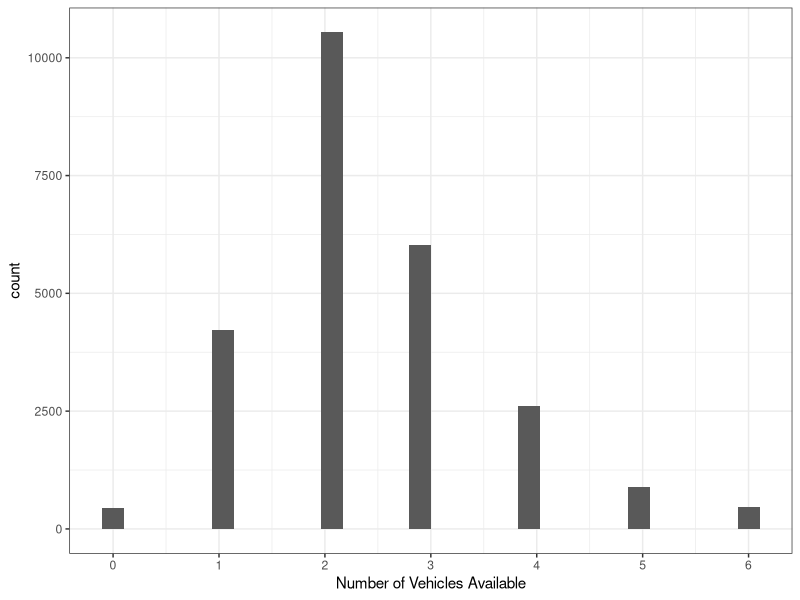
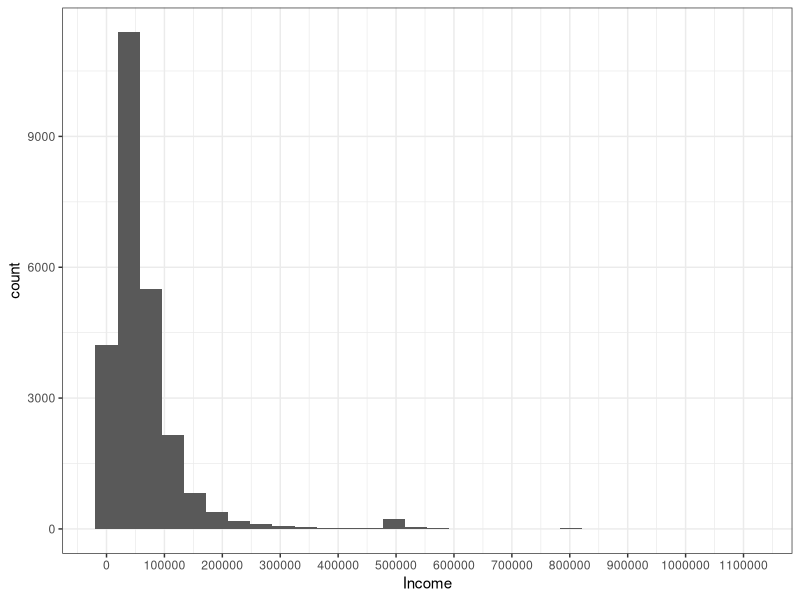
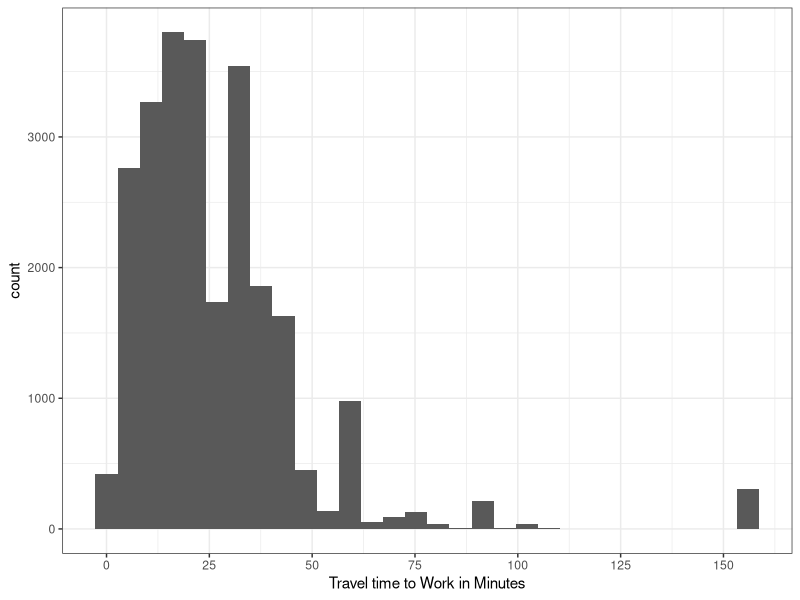
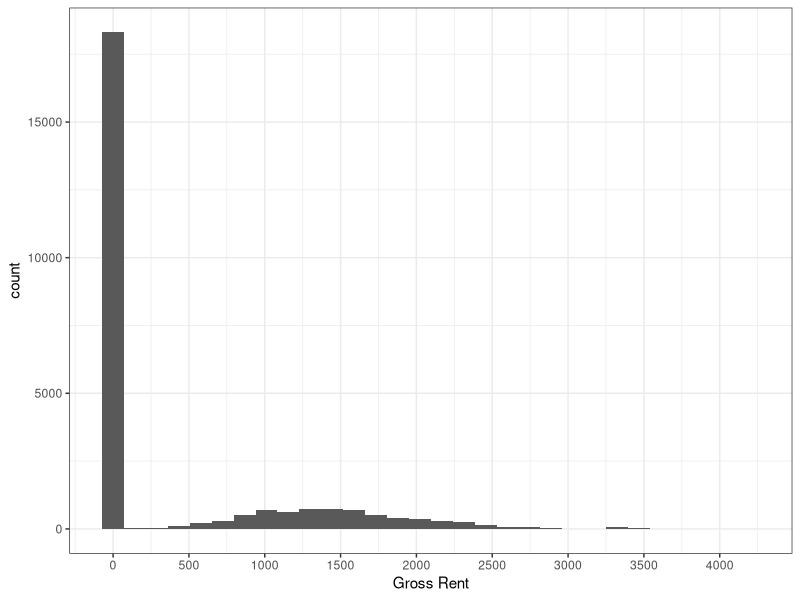
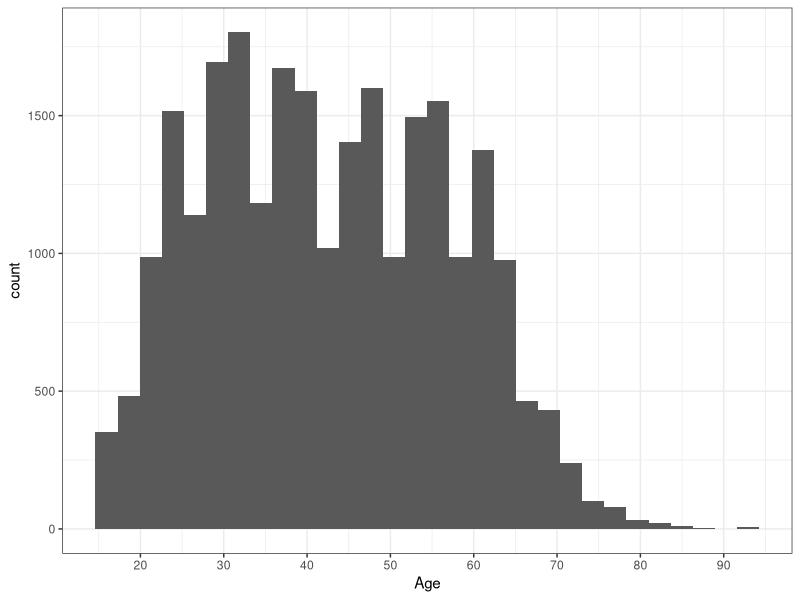
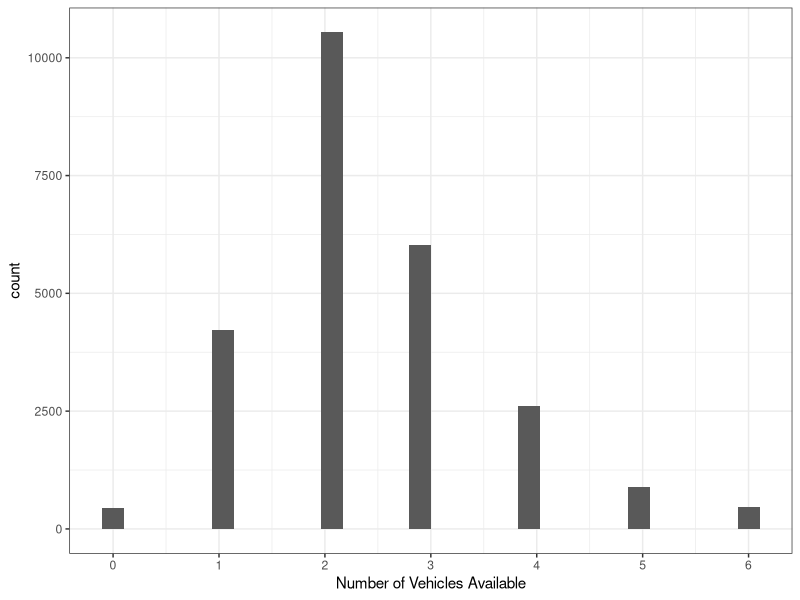
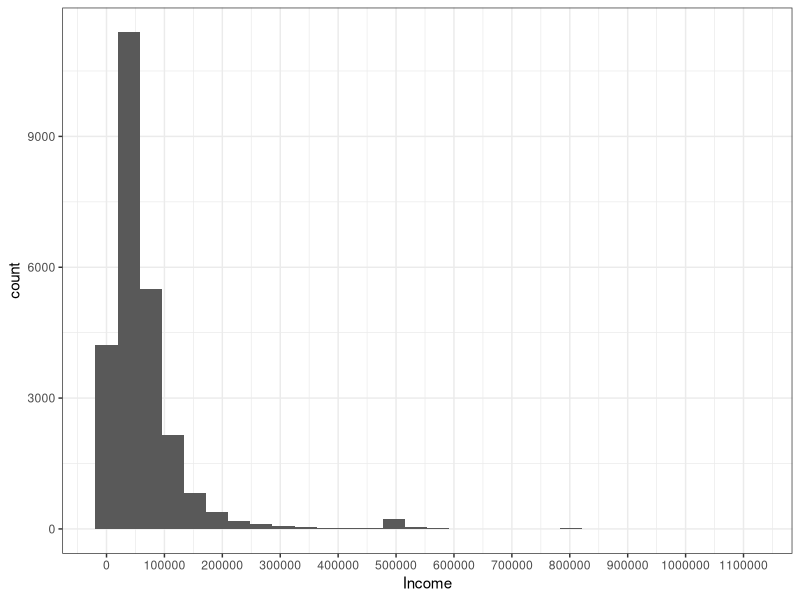
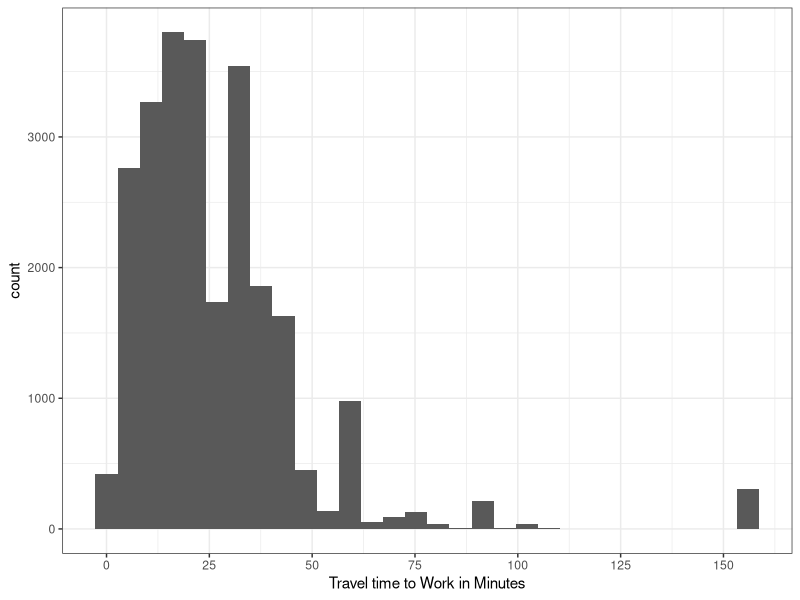

Source code (R) for these figures, in order:
## ---- chunk 1
knitr::opts_chunk$set(echo=TRUE, warning=FALSE, message=FALSE)
## ---- chunk 2
library(tidyverse)
library(ggplot2)
library(scales)
## ---- chunk 3
person_data <- read.csv("transpo_data.csv")
attach(person_data)
## ---- chunk 4
vehicle_summary <- summary(person_data$vehicle)

vehicle_summary

## ---- chunk 5
sd(person_data$vehicle)
## ---- chunk 6
conf_int <- t.test(person_data$vehicle)

conf_int
## ---- chunk 7
ggplot(person_data, 
       aes(x = vehicle)) +
          geom_histogram() +
scale_x_continuous(name = "Number of Vehicles Available",
                  breaks = seq(0, 6, by = 1)) +
theme_bw()
## ---- chunk 8
pdf('vehicle.pdf')
ggplot(person_data, 
       aes(x = vehicle)) +
          geom_histogram() +
scale_x_continuous(name = "Number of Vehicles Available",
                  breaks = seq(0, 6, by = 1)) +
theme_bw()
dev.off()
## ---- chunk 9
PINCP_summary <- summary(person_data$PINCP)

PINCP_summary

## ---- chunk 10
sd(person_data$PINCP)
## ---- chunk 11
conf_int <- t.test(person_data$PINCP)

conf_int
## ---- chunk 12
options(scipen = 999)
ggplot(person_data, 
       aes(x = PINCP)) +
          geom_histogram() +
scale_x_continuous(name = "Income",
                  breaks = seq(0, 1200000, by = 100000)) +
theme_bw()
## ---- chunk 13
pdf('income.pdf')
options(scipen = 999)
ggplot(person_data, 
       aes(x = PINCP)) +
          geom_histogram() +
scale_x_continuous(name = "Income",
                  breaks = seq(0, 1200000, by = 100000)) +
theme_bw()
dev.off()
## ---- chunk 14
JWMNP_summary <- summary(person_data$JWMNP)

JWMNP_summary

## ---- chunk 15
sd(person_data$JWMNP)
## ---- chunk 16
conf_int <- t.test(person_data$JWMNP)

conf_int
## ---- chunk 17
ggplot(person_data, 
       aes(x = JWMNP)) +
          geom_histogram() +
scale_x_continuous(name = "Travel time to Work in Minutes",
                  breaks = seq(0, 160, by = 25)) +
theme_bw()
## ---- chunk 18
pdf('traveltime.pdf')
ggplot(person_data, 
       aes(x = JWMNP)) +
          geom_histogram() +
scale_x_continuous(name = "Travel time to Work in Minutes",
                  breaks = seq(0, 160, by = 25)) +
theme_bw()
dev.off()
## ---- chunk 19
GRNTP_summary <- summary(person_data$GRNTP)

GRNTP_summary

## ---- chunk 20
sd(person_data$GRNTP)
## ---- chunk 21
conf_int <- t.test(person_data$GRNTP)

conf_int
## ---- chunk 22
ggplot(person_data, 
       aes(x = GRNTP)) +
          geom_histogram() +
scale_x_continuous(name = "Gross Rent",
                  breaks = seq(0, 5000, by = 500)) +
theme_bw()
## ---- chunk 23
pdf('rent.pdf')
ggplot(person_data, 
       aes(x = GRNTP)) +
          geom_histogram() +
scale_x_continuous(name = "Gross Rent",
                  breaks = seq(0, 5000, by = 500)) +
theme_bw()
dev.off()
## ---- chunk 24
AGEP_summary <- summary(person_data$AGEP)

AGEP_summary

## ---- chunk 25
sd(person_data$AGEP)
## ---- chunk 26
conf_int <- t.test(person_data$AGEP)

conf_int
## ---- chunk 27
ggplot(person_data, 
       aes(x = AGEP)) +
          geom_histogram() +
scale_x_continuous(name = "Age",
                  breaks = seq(0, 90, by = 10)) +
theme_bw()
## ---- chunk 28
pdf('age.pdf')
ggplot(person_data, 
       aes(x = AGEP)) +
          geom_histogram() +
scale_x_continuous(name = "Age",
                  breaks = seq(0, 90, by = 10)) +
theme_bw()
dev.off()
## ---- chunk 29
unique(person_data$SEX_label)
## ---- chunk 30
table(person_data$SEX_label)
## ---- chunk 31
table(person_data$SEX_label) / sum(table(person_data$SEX_label))
## ---- chunk 32
t.test(person_data$SEX_label == "Female")
t.test(person_data$SEX_label == "Male")
## ---- chunk 33
unique(person_data$JWTR_label)
## ---- chunk 34
table(person_data$JWTR_label)
## ---- chunk 35
table(person_data$JWTR_label) / sum(table(person_data$JWTR_label))
## ---- chunk 36
t.test(person_data$JWTR_label == "Bicycle")
t.test(person_data$JWTR_label == "Bus or trolley bus ")
t.test(person_data$JWTR_label == "Car, truck, or van")
t.test(person_data$JWTR_label == "Motorcycle")
t.test(person_data$JWTR_label == "Other method")
t.test(person_data$JWTR_label == "Railroad")
t.test(person_data$JWTR_label == "Streetcar or trolley car (carro publico in Puerto Rico)")
t.test(person_data$JWTR_label == "Subway or elevated")
t.test(person_data$JWTR_label == "Taxicab")
t.test(person_data$JWTR_label == "Walked")
## ---- chunk 37
unique(person_data$SCHL_label)
## ---- chunk 38
table(person_data$SCHL_label)
## ---- chunk 39
table(person_data$SCHL_label) / sum(table(person_data$SCHL_label))
## ---- chunk 40
t.test(person_data$SCHL_label == "No schooling completed")
t.test(person_data$SCHL_label == "Kindergarten")
t.test(person_data$SCHL_label == "Grade 1")
t.test(person_data$SCHL_label == "Grade 2")
t.test(person_data$SCHL_label == "Grade 3")
t.test(person_data$SCHL_label == "Grade 4")
t.test(person_data$SCHL_label == "Grade 5")
t.test(person_data$SCHL_label == "Grade 6")
t.test(person_data$SCHL_label == "Grade 7")
t.test(person_data$SCHL_label == "Grade 8")
t.test(person_data$SCHL_label == "Grade 9")
t.test(person_data$SCHL_label == "Grade 10")
t.test(person_data$SCHL_label == "Grade 11")
t.test(person_data$SCHL_label == "12th grade - no diploma")
t.test(person_data$SCHL_label == "Regular high school diploma")
t.test(person_data$SCHL_label == "GED or alternative credential")
t.test(person_data$SCHL_label == "Some college, but less than 1 year")
t.test(person_data$SCHL_label == "1 or more years of college credit, no degree")
t.test(person_data$SCHL_label == "Associate's degree")
t.test(person_data$SCHL_label == "Bachelor's degree")
t.test(person_data$SCHL_label == "Professional degree beyond a bachelor's degree")
t.test(person_data$SCHL_label == "Master's degree")
t.test(person_data$SCHL_label == "Doctorate degree")
## ---- chunk 41
sex <- unique(SEX_label)
sex
## ---- chunk 42
male <- t.test(SEX_label == sex[1])
female <- t.test(SEX_label == sex[2])

shares <- tibble('Sex' = c("Male", 
                        "Female"),
                 `Share` = c(male$estimate, 
                            female$estimate),
                 Low = c(male$conf.int[1],
                         female$conf.int[1]),
                 High = c(male$conf.int[2],
                         female$conf.int[2]))
knitr::kable(shares, caption = "Proportions and 95-percent confidence intervals")
## ---- chunk 43
meansoftravel <- unique(JWTR_label)
meansoftravel
## ---- chunk 44
car_truck_van <- t.test(JWTR_label == meansoftravel[1])
walked <- t.test(JWTR_label == meansoftravel[2])
bicycle <-  t.test(JWTR_label == meansoftravel[3])
bus_trolleybus <- t.test(JWTR_label == meansoftravel[4])
subway_elevated <- t.test(JWTR_label == meansoftravel[5])
other <- t.test(JWTR_label == meansoftravel[6])
taxicab <- t.test(JWTR_label == meansoftravel[7])
motorcycle <- t.test(JWTR_label == meansoftravel[8])
railroad <- t.test(JWTR_label == meansoftravel[9])
streetcar_trolley <-  t.test(JWTR_label == meansoftravel[10])

shares <- tibble('Means of Travel' = c("Car, Truck, or Van", 
                            "Walked", 
                            "Bicycle",
                            "Bus or Trolley Bus",
                            "Subway or Elevated",
                            "Other Method",
                            "Taxicab",
                            "Motorcycle",
                            "Railroad",
                            "Streetcar or Trolley Car"),
                 `Share` = c(car_truck_van$estimate, 
                             walked$estimate,
                             bicycle$estimate,
                             bus_trolleybus$estimate,
                             subway_elevated$estimate,
                             other$estimate,
                             taxicab$estimate,
                             motorcycle$estimate,
                             railroad$estimate,
                             streetcar_trolley$estimate),
                 Low = c(car_truck_van$conf.int[1], 
                             walked$conf.int[1],
                             bicycle$conf.int[1],
                             bus_trolleybus$conf.int[1],
                             subway_elevated$conf.int[1],
                             other$conf.int[1],
                             taxicab$conf.int[1],
                             motorcycle$conf.int[1],
                             railroad$conf.int[1],
                             streetcar_trolley$conf.int[1]),
                 High = c(car_truck_van$conf.int[2], 
                             walked$conf.int[2],
                             bicycle$conf.int[2],
                             bus_trolleybus$conf.int[2],
                             subway_elevated$conf.int[2],
                             other$conf.int[2],
                             taxicab$conf.int[2],
                             motorcycle$conf.int[2],
                             railroad$conf.int[2],
                             streetcar_trolley$conf.int[2]))
knitr::kable(shares, caption = "Proportions and 95-percent confidence intervals")
## ---- chunk 45
education <- unique(SCHL_label)
education
## ---- chunk 46
lessoneyearcollege <- t.test(SCHL_label == education[1])
highschooldiploma <- t.test(SCHL_label == education[2])
bachelors <- t.test(SCHL_label == education[3])
oneyearcollege <- t.test(SCHL_label == education[4])
masters <- t.test(SCHL_label == education[5])
ged_alternative <- t.test(SCHL_label == education[6])
doctorate <- t.test(SCHL_label == education[7])
associates <- t.test(SCHL_label == education[8])
grade8 <- t.test(SCHL_label == education[9])
grade7 <- t.test(SCHL_label == education[10])
grade10 <- t.test(SCHL_label == education[11])
grade12_nodiploma <- t.test(SCHL_label == education[12])
grade6 <- t.test(SCHL_label == education[13])
grade11 <- t.test(SCHL_label == education[14])
professionaldegree <- t.test(SCHL_label == education[15])
grade9 <- t.test(SCHL_label == education[16])
noschool <- t.test(SCHL_label == education[17])
grade5 <- t.test(SCHL_label == education[18])
grade4 <- t.test(SCHL_label == education[19])
nursery_preschool <- t.test(SCHL_label == education[20])
grade_3 <- t.test(SCHL_label == education[21])
grade_1 <- t.test(SCHL_label == education[22])
kindergarten <- t.test(SCHL_label == education[23])
grade_2 <- t.test(SCHL_label == education[24])

shares <- tibble('Educational Attainment' = 
                         c("Some college, but less than 1 year", 
                            "Regular high school diploma", 
                            "Bachelor's Degree",
                            "One year of college, no degree",
                            "Master's Degree",
                            "GED or alternative credential",
                            "Doctorate Degree",
                            "Associate's Degree",
                            "Grade 8",
                            "Grade 7",
                            "Grade 10",
                            "Grade 12 - no diploma",
                            "Grade 6",
                            "Grade 11",
                            "Professional Degree beyond Bachelor's",
                            "Grade 9",
                            "No schooling completed",
                            "Grade 5",
                            "Grade 4",
                            "Nursery schoolor preschool",
                            "Grade 3",
                            "Grade 1",
                            "Kindergarten",
                            "Grade 2"),
                 `Share` = c(lessoneyearcollege$estimate, 
                             highschooldiploma$estimate,
                             bachelors$estimate,
                             oneyearcollege$estimate,
                             masters$estimate,
                             ged_alternative$estimate,
                             doctorate$estimate,
                             associates$estimate,
                             grade8$estimate,
                             grade7$estimate,
                             grade10$estimate,
                             grade12_nodiploma$estimate,
                             grade6$estimate,
                             grade11$estimate,
                             professionaldegree$estimate,
                             grade9$estimate,
                             noschool$estimate,
                             grade5$estimate,
                             grade4$estimate,
                             nursery_preschool$estimate,
                             grade_3$estimate,
                             grade_1$estimate,
                             kindergarten$estimate,
                             grade_2$estimate),
                 Low = c(lessoneyearcollege$conf.int[1], 
                             highschooldiploma$conf.int[1],
                             bachelors$conf.int[1],
                             oneyearcollege$conf.int[1],
                             masters$conf.int[1],
                             ged_alternative$conf.int[1],
                             doctorate$conf.int[1],
                             associates$conf.int[1],
                             grade8$conf.int[1],
                             grade7$conf.int[1],
                             grade10$conf.int[1],
                             grade12_nodiploma$conf.int[1],
                             grade6$conf.int[1],
                             grade11$conf.int[1],
                             professionaldegree$conf.int[1],
                             grade9$conf.int[1],
                             noschool$conf.int[1],
                             grade5$conf.int[1],
                             grade4$conf.int[1],
                             nursery_preschool$conf.int[1],
                             grade_3$conf.int[1],
                             grade_1$conf.int[1],
                             kindergarten$conf.int[1],
                             grade_2$conf.int[1]),
                 High = c(lessoneyearcollege$conf.int[2], 
                             highschooldiploma$conf.int[2],
                             bachelors$conf.int[2],
                             oneyearcollege$conf.int[2],
                             masters$conf.int[2],
                             ged_alternative$conf.int[2],
                             doctorate$conf.int[2],
                             associates$conf.int[2],
                             grade8$conf.int[2],
                             grade7$conf.int[2],
                             grade10$conf.int[2],
                             grade12_nodiploma$conf.int[2],
                             grade6$conf.int[2],
                             grade11$conf.int[2],
                             professionaldegree$conf.int[2],
                             grade9$conf.int[2],
                             noschool$conf.int[2],
                             grade5$conf.int[2],
                             grade4$conf.int[2],
                             nursery_preschool$conf.int[2],
                             grade_3$conf.int[2],
                             grade_1$conf.int[2],
                             kindergarten$conf.int[2],
                             grade_2$conf.int[2]))
knitr::kable(shares, caption = "Proportions and 95-percent confidence intervals")
